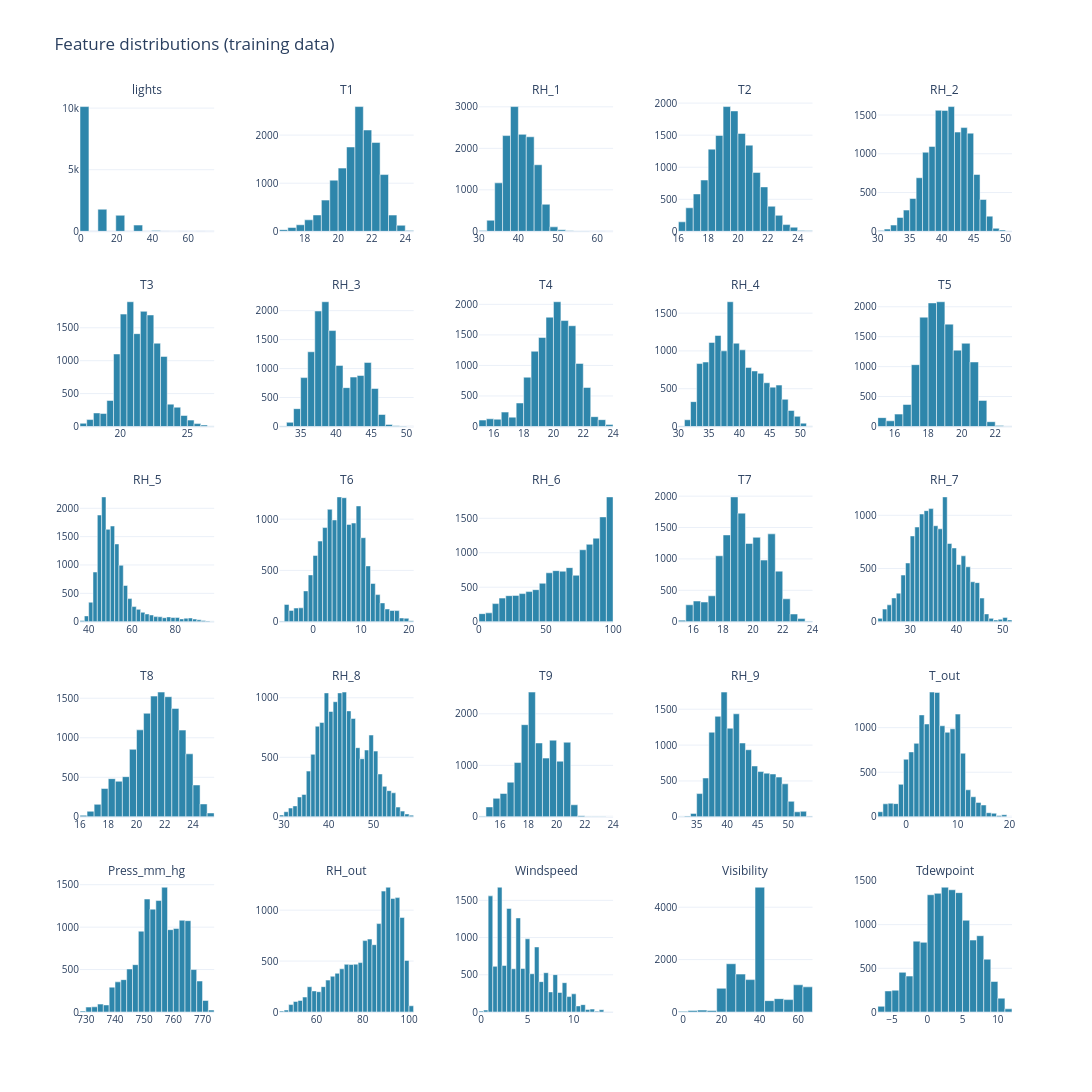

Notebook cell for this chart:
### Markdown cell above
#### B. Feature distributions

### Code cell
features = train_df.drop(columns=['date', 'Appliances', 'rv1', 'rv2'])

fig = px.histogram(features.melt(), x='value', facet_col='variable',
                   facet_col_wrap=5, nbins=30,
                   facet_col_spacing=0.07, facet_row_spacing=0.07,
                   width=1200, height=1300,
                   title='Feature distributions (training data)')
fig.update_traces(bingroup=None, marker_line_color='white', marker_line_width=0.5)
fig.update_xaxes(matches=None, showticklabels=True, title=None, tickfont_size=10)
fig.update_yaxes(matches=None, showticklabels=True, title=None, tickfont_size=10)
fig.for_each_annotation(lambda a: a.update(text=a.text.split('=')[-1]))
fig.update_layout(showlegend=False)
fig.show()

### Figure 1 — Plotly figure (JSON) as saved in the notebook; plotly's stock layout.template omitted (floating-point values rounded to 4 significant figures; data arrays with more than 128 entries replaced by an {"elided": "..."} marker saying what was removed)
{"data": [{"hovertemplate": "variable=lights<br>value=%{x}<br>count=%{y}<extra></extra>", "legendgroup": "", "marker": {"color": "#2E86AB", "line": {"color": "white", "width": 0.5}, "pattern": {"shape": ""}}, "name": "", "nbinsx": 30, "orientation": "v", "showlegend": false, "type": "histogram", "x": {"elided": "13814 float values"}, "xaxis": "x21", "yaxis": "y21"}, {"hovertemplate": "variable=T1<br>value=%{x}<br>count=%{y}<extra></extra>", "legendgroup": "", "marker": {"color": "#2E86AB", "line": {"color": "white", "width": 0.5}, "pattern": {"shape": ""}}, "name": "", "nbinsx": 30, "orientation": "v", "showlegend": false, "type": "histogram", "x": {"elided": "13814 float values"}, "xaxis": "x22", "yaxis": "y22"}, {"hovertemplate": "variable=RH_1<br>value=%{x}<br>count=%{y}<extra></extra>", "legendgroup": "", "marker": {"color": "#2E86AB", "line": {"color": "white", "width": 0.5}, "pattern": {"shape": ""}}, "name": "", "nbinsx": 30, "orientation": "v", "showlegend": false, "type": "histogram", "x": {"elided": "13814 float values"}, "xaxis": "x23", "yaxis": "y23"}, {"hovertemplate": "variable=T2<br>value=%{x}<br>count=%{y}<extra></extra>", "legendgroup": "", "marker": {"color": "#2E86AB", "line": {"color": "white", "width": 0.5}, "pattern": {"shape": ""}}, "name": "", "nbinsx": 30, "orientation": "v", "showlegend": false, "type": "histogram", "x": {"elided": "13814 float values"}, "xaxis": "x24", "yaxis": "y24"}, {"hovertemplate": "variable=RH_2<br>value=%{x}<br>count=%{y}<extra></extra>", "legendgroup": "", "marker": {"color": "#2E86AB", "line": {"color": "white", "width": 0.5}, "pattern": {"shape": ""}}, "name": "", "nbinsx": 30, "orientation": "v", "showlegend": false, "type": "histogram", "x": {"elided": "13814 float values"}, "xaxis": "x25", "yaxis": "y25"}, {"hovertemplate": "variable=T3<br>value=%{x}<br>count=%{y}<extra></extra>", "legendgroup": "", "marker": {"color": "#2E86AB", "line": {"color": "white", "width": 0.5}, "pattern": {"shape": ""}}, "name": "", "nbinsx": 30, "orientation": "v", "showlegend": false, "type": "histogram", "x": {"elided": "13814 float values"}, "xaxis": "x16", "yaxis": "y16"}, {"hovertemplate": "variable=RH_3<br>value=%{x}<br>count=%{y}<extra></extra>", "legendgroup": "", "marker": {"color": "#2E86AB", "line": {"color": "white", "width": 0.5}, "pattern": {"shape": ""}}, "name": "", "nbinsx": 30, "orientation": "v", "showlegend": false, "type": "histogram", "x": {"elided": "13814 float values"}, "xaxis": "x17", "yaxis": "y17"}, {"hovertemplate": "variable=T4<br>value=%{x}<br>count=%{y}<extra></extra>", "legendgroup": "", "marker": {"color": "#2E86AB", "line": {"color": "white", "width": 0.5}, "pattern": {"shape": ""}}, "name": "", "nbinsx": 30, "orientation": "v", "showlegend": false, "type": "histogram", "x": {"elided": "13814 float values"}, "xaxis": "x18", "yaxis": "y18"}, {"hovertemplate": "variable=RH_4<br>value=%{x}<br>count=%{y}<extra></extra>", "legendgroup": "", "marker": {"color": "#2E86AB", "line": {"color": "white", "width": 0.5}, "pattern": {"shape": ""}}, "name": "", "nbinsx": 30, "orientation": "v", "showlegend": false, "type": "histogram", "x": {"elided": "13814 float values"}, "xaxis": "x19", "yaxis": "y19"}, {"hovertemplate": "variable=T5<br>value=%{x}<br>count=%{y}<extra></extra>", "legendgroup": "", "marker": {"color": "#2E86AB", "line": {"color": "white", "width": 0.5}, "pattern": {"shape": ""}}, "name": "", "nbinsx": 30, "orientation": "v", "showlegend": false, "type": "histogram", "x": {"elided": "13814 float values"}, "xaxis": "x20", "yaxis": "y20"}, {"hovertemplate": "variable=RH_5<br>value=%{x}<br>count=%{y}<extra></extra>", "legendgroup": "", "marker": {"color": "#2E86AB", "line": {"color": "white", "width": 0.5}, "pattern": {"shape": ""}}, "name": "", "nbinsx": 30, "orientation": "v", "showlegend": false, "type": "histogram", "x": {"elided": "13814 float values"}, "xaxis": "x11", "yaxis": "y11"}, {"hovertemplate": "variable=T6<br>value=%{x}<br>count=%{y}<extra></extra>", "legendgroup": "", "marker": {"color": "#2E86AB", "line": {"color": "white", "width": 0.5}, "pattern": {"shape": ""}}, "name": "", "nbinsx": 30, "orientation": "v", "showlegend": false, "type": "histogram", "x": {"elided": "13814 float values"}, "xaxis": "x12", "yaxis": "y12"}, {"hovertemplate": "variable=RH_6<br>value=%{x}<br>count=%{y}<extra></extra>", "legendgroup": "", "marker": {"color": "#2E86AB", "line": {"color": "white", "width": 0.5}, "pattern": {"shape": ""}}, "name": "", "nbinsx": 30, "orientation": "v", "showlegend": false, "type": "histogram", "x": {"elided": "13814 float values"}, "xaxis": "x13", "yaxis": "y13"}, {"hovertemplate": "variable=T7<br>value=%{x}<br>count=%{y}<extra></extra>", "legendgroup": "", "marker": {"color": "#2E86AB", "line": {"color": "white", "width": 0.5}, "pattern": {"shape": ""}}, "name": "", "nbinsx": 30, "orientation": "v", "showlegend": false, "type": "histogram", "x": {"elided": "13814 float values"}, "xaxis": "x14", "yaxis": "y14"}, {"hovertemplate": "variable=RH_7<br>value=%{x}<br>count=%{y}<extra></extra>", "legendgroup": "", "marker": {"color": "#2E86AB", "line": {"color": "white", "width": 0.5}, "pattern": {"shape": ""}}, "name": "", "nbinsx": 30, "orientation": "v", "showlegend": false, "type": "histogram", "x": {"elided": "13814 float values"}, "xaxis": "x15", "yaxis": "y15"}, {"hovertemplate": "variable=T8<br>value=%{x}<br>count=%{y}<extra></extra>", "legendgroup": "", "marker": {"color": "#2E86AB", "line": {"color": "white", "width": 0.5}, "pattern": {"shape": ""}}, "name": "", "nbinsx": 30, "orientation": "v", "showlegend": false, "type": "histogram", "x": {"elided": "13814 float values"}, "xaxis": "x6", "yaxis": "y6"}, {"hovertemplate": "variable=RH_8<br>value=%{x}<br>count=%{y}<extra></extra>", "legendgroup": "", "marker": {"color": "#2E86AB", "line": {"color": "white", "width": 0.5}, "pattern": {"shape": ""}}, "name": "", "nbinsx": 30, "orientation": "v", "showlegend": false, "type": "histogram", "x": {"elided": "13814 float values"}, "xaxis": "x7", "yaxis": "y7"}, {"hovertemplate": "variable=T9<br>value=%{x}<br>count=%{y}<extra></extra>", "legendgroup": "", "marker": {"color": "#2E86AB", "line": {"color": "white", "width": 0.5}, "pattern": {"shape": ""}}, "name": "", "nbinsx": 30, "orientation": "v", "showlegend": false, "type": "histogram", "x": {"elided": "13814 float values"}, "xaxis": "x8", "yaxis": "y8"}, {"hovertemplate": "variable=RH_9<br>value=%{x}<br>count=%{y}<extra></extra>", "legendgroup": "", "marker": {"color": "#2E86AB", "line": {"color": "white", "width": 0.5}, "pattern": {"shape": ""}}, "name": "", "nbinsx": 30, "orientation": "v", "showlegend": false, "type": "histogram", "x": {"elided": "13814 float values"}, "xaxis": "x9", "yaxis": "y9"}, {"hovertemplate": "variable=T_out<br>value=%{x}<br>count=%{y}<extra></extra>", "legendgroup": "", "marker": {"color": "#2E86AB", "line": {"color": "white", "width": 0.5}, "pattern": {"shape": ""}}, "name": "", "nbinsx": 30, "orientation": "v", "showlegend": false, "type": "histogram", "x": {"elided": "13814 float values"}, "xaxis": "x10", "yaxis": "y10"}, {"hovertemplate": "variable=Press_mm_hg<br>value=%{x}<br>count=%{y}<extra></extra>", "legendgroup": "", "marker": {"color": "#2E86AB", "line": {"color": "white", "width": 0.5}, "pattern": {"shape": ""}}, "name": "", "nbinsx": 30, "orientation": "v", "showlegend": false, "type": "histogram", "x": {"elided": "13814 float values"}, "xaxis": "x", "yaxis": "y"}, {"hovertemplate": "variable=RH_out<br>value=%{x}<br>count=%{y}<extra></extra>", "legendgroup": "", "marker": {"color": "#2E86AB", "line": {"color": "white", "width": 0.5}, "pattern": {"shape": ""}}, "name": "", "nbinsx": 30, "orientation": "v", "showlegend": false, "type": "histogram", "x": {"elided": "13814 float values"}, "xaxis": "x2", "yaxis": "y2"}, {"hovertemplate": "variable=Windspeed<br>value=%{x}<br>count=%{y}<extra></extra>", "legendgroup": "", "marker": {"color": "#2E86AB", "line": {"color": "white", "width": 0.5}, "pattern": {"shape": ""}}, "name": "", "nbinsx": 30, "orientation": "v", "showlegend": false, "type": "histogram", "x": {"elided": "13814 float values"}, "xaxis": "x3", "yaxis": "y3"}, {"hovertemplate": "variable=Visibility<br>value=%{x}<br>count=%{y}<extra></extra>", "legendgroup": "", "marker": {"color": "#2E86AB", "line": {"color": "white", "width": 0.5}, "pattern": {"shape": ""}}, "name": "", "nbinsx": 30, "orientation": "v", "showlegend": false, "type": "histogram", "x": {"elided": "13814 float values"}, "xaxis": "x4", "yaxis": "y4"}, {"hovertemplate": "variable=Tdewpoint<br>value=%{x}<br>count=%{y}<extra></extra>", "legendgroup": "", "marker": {"color": "#2E86AB", "line": {"color": "white", "width": 0.5}, "pattern": {"shape": ""}}, "name": "", "nbinsx": 30, "orientation": "v", "showlegend": false, "type": "histogram", "x": {"elided": "13814 float values"}, "xaxis": "x5", "yaxis": "y5"}], "layout": {"annotations": [{"font": {}, "showarrow": false, "text": "Press_mm_hg", "x": 0.072, "xanchor": "center", "xref": "paper", "y": 0.144, "yanchor": "bottom", "yref": "paper"}, {"font": {}, "showarrow": false, "text": "RH_out", "x": 0.286, "xanchor": "center", "xref": "paper", "y": 0.144, "yanchor": "bottom", "yref": "paper"}, {"font": {}, "showarrow": false, "text": "Windspeed", "x": 0.5, "xanchor": "center", "xref": "paper", "y": 0.144, "yanchor": "bottom", "yref": "paper"}, {"font": {}, "showarrow": false, "text": "Visibility", "x": 0.714, "xanchor": "center", "xref": "paper", "y": 0.144, "yanchor": "bottom", "yref": "paper"}, {"font": {}, "showarrow": false, "text": "Tdewpoint", "x": 0.928, "xanchor": "center", "xref": "paper", "y": 0.144, "yanchor": "bottom", "yref": "paper"}, {"font": {}, "showarrow": false, "text": "T8", "x": 0.072, "xanchor": "center", "xref": "paper", "y": 0.358, "yanchor": "bottom", "yref": "paper"}, {"font": {}, "showarrow": false, "text": "RH_8", "x": 0.286, "xanchor": "center", "xref": "paper", "y": 0.358, "yanchor": "bottom", "yref": "paper"}, {"font": {}, "showarrow": false, "text": "T9", "x": 0.5, "xanchor": "center", "xref": "paper", "y": 0.358, "yanchor": "bottom", "yref": "paper"}, {"font": {}, "showarrow": false, "text": "RH_9", "x": 0.714, "xanchor": "center", "xref": "paper", "y": 0.358, "yanchor": "bottom", "yref": "paper"}, {"font": {}, "showarrow": false, "text": "T_out", "x": 0.928, "xanchor": "center", "xref": "paper", "y": 0.358, "yanchor": "bottom", "yref": "paper"}, {"font": {}, "showarrow": false, "text": "RH_5", "x": 0.072, "xanchor": "center", "xref": "paper", "y": 0.572, "yanchor": "bottom", "yref": "paper"}, {"font": {}, "showarrow": false, "text": "T6", "x": 0.286, "xanchor": "center", "xref": "paper", "y": 0.572, "yanchor": "bottom", "yref": "paper"}, {"font": {}, "showarrow": false, "text": "RH_6", "x": 0.5, "xanchor": "center", "xref": "paper", "y": 0.572, "yanchor": "bottom", "yref": "paper"}, {"font": {}, "showarrow": false, "text": "T7", "x": 0.714, "xanchor": "center", "xref": "paper", "y": 0.572, "yanchor": "bottom", "yref": "paper"}, {"font": {}, "showarrow": false, "text": "RH_7", "x": 0.928, "xanchor": "center", "xref": "paper", "y": 0.572, "yanchor": "bottom", "yref": "paper"}, {"font": {}, "showarrow": false, "text": "T3", "x": 0.072, "xanchor": "center", "xref": "paper", "y": 0.786, "yanchor": "bottom", "yref": "paper"}, {"font": {}, "showarrow": false, "text": "RH_3", "x": 0.286, "xanchor": "center", "xref": "paper", "y": 0.786, "yanchor": "bottom", "yref": "paper"}, {"font": {}, "showarrow": false, "text": "T4", "x": 0.5, "xanchor": "center", "xref": "paper", "y": 0.786, "yanchor": "bottom", "yref": "paper"}, {"font": {}, "showarrow": false, "text": "RH_4", "x": 0.714, "xanchor": "center", "xref": "paper", "y": 0.786, "yanchor": "bottom", "yref": "paper"}, {"font": {}, "showarrow": false, "text": "T5", "x": 0.928, "xanchor": "center", "xref": "paper", "y": 0.786, "yanchor": "bottom", "yref": "paper"}, {"font": {}, "showarrow": false, "text": "lights", "x": 0.072, "xanchor": "center", "xref": "paper", "y": 1, "yanchor": "bottom", "yref": "paper"}, {"font": {}, "showarrow": false, "text": "T1", "x": 0.286, "xanchor": "center", "xref": "paper", "y": 1, "yanchor": "bottom", "yref": "paper"}, {"font": {}, "showarrow": false, "text": "RH_1", "x": 0.5, "xanchor": "center", "xref": "paper", "y": 1, "yanchor": "bottom", "yref": "paper"}, {"font": {}, "showarrow": false, "text": "T2", "x": 0.714, "xanchor": "center", "xref": "paper", "y": 1, "yanchor": "bottom", "yref": "paper"}, {"font": {}, "showarrow": false, "text": "RH_2", "x": 0.928, "xanchor": "center", "xref": "paper", "y": 1, "yanchor": "bottom", "yref": "paper"}], "barmode": "relative", "height": 1300, "legend": {"tracegroupgap": 0}, "showlegend": false, "title": {"text": "Feature distributions (training data)"}, "width": 1200, "xaxis": {"anchor": "y", "domain": [0, 0.144], "showticklabels": true, "tickfont": {"size": 10}, "title": {}}, "xaxis10": {"anchor": "y10", "domain": [0.856, 1], "showticklabels": true, "tickfont": {"size": 10}, "title": {}}, "xaxis11": {"anchor": "y11", "domain": [0, 0.144], "showticklabels": true, "tickfont": {"size": 10}, "title": {}}, "xaxis12": {"anchor": "y12", "domain": [0.214, 0.358], "showticklabels": true, "tickfont": {"size": 10}, "title": {}}, "xaxis13": {"anchor": "y13", "domain": [0.428, 0.572], "showticklabels": true, "tickfont": {"size": 10}, "title": {}}, "xaxis14": {"anchor": "y14", "domain": [0.642, 0.786], "showticklabels": true, "tickfont": {"size": 10}, "title": {}}, "xaxis15": {"anchor": "y15", "domain": [0.856, 1], "showticklabels": true, "tickfont": {"size": 10}, "title": {}}, "xaxis16": {"anchor": "y16", "domain": [0, 0.144], "showticklabels": true, "tickfont": {"size": 10}, "title": {}}, "xaxis17": {"anchor": "y17", "domain": [0.214, 0.358], "showticklabels": true, "tickfont": {"size": 10}, "title": {}}, "xaxis18": {"anchor": "y18", "domain": [0.428, 0.572], "showticklabels": true, "tickfont": {"size": 10}, "title": {}}, "xaxis19": {"anchor": "y19", "domain": [0.642, 0.786], "showticklabels": true, "tickfont": {"size": 10}, "title": {}}, "xaxis2": {"anchor": "y2", "domain": [0.214, 0.358], "showticklabels": true, "tickfont": {"size": 10}, "title": {}}, "xaxis20": {"anchor": "y20", "domain": [0.856, 1], "showticklabels": true, "tickfont": {"size": 10}, "title": {}}, "xaxis21": {"anchor": "y21", "domain": [0, 0.144], "showticklabels": true, "tickfont": {"size": 10}, "title": {}}, "xaxis22": {"anchor": "y22", "domain": [0.214, 0.358], "showticklabels": true, "tickfont": {"size": 10}, "title": {}}, "xaxis23": {"anchor": "y23", "domain": [0.428, 0.572], "showticklabels": true, "tickfont": {"size": 10}, "title": {}}, "xaxis24": {"anchor": "y24", "domain": [0.642, 0.786], "showticklabels": true, "tickfont": {"size": 10}, "title": {}}, "xaxis25": {"anchor": "y25", "domain": [0.856, 1], "showticklabels": true, "tickfont": {"size": 10}, "title": {}}, "xaxis3": {"anchor": "y3", "domain": [0.428, 0.572], "showticklabels": true, "tickfont": {"size": 10}, "title": {}}, "xaxis4": {"anchor": "y4", "domain": [0.642, 0.786], "showticklabels": true, "tickfont": {"size": 10}, "title": {}}, "xaxis5": {"anchor": "y5", "domain": [0.856, 1], "showticklabels": true, "tickfont": {"size": 10}, "title": {}}, "xaxis6": {"anchor": "y6", "domain": [0, 0.144], "showticklabels": true, "tickfont": {"size": 10}, "title": {}}, "xaxis7": {"anchor": "y7", "domain": [0.214, 0.358], "showticklabels": true, "tickfont": {"size": 10}, "title": {}}, "xaxis8": {"anchor": "y8", "domain": [0.428, 0.572], "showticklabels": true, "tickfont": {"size": 10}, "title": {}}, "xaxis9": {"anchor": "y9", "domain": [0.642, 0.786], "showticklabels": true, "tickfont": {"size": 10}, "title": {}}, "yaxis": {"anchor": "x", "domain": [0, 0.144], "showticklabels": true, "tickfont": {"size": 10}, "title": {}}, "yaxis10": {"anchor": "x10", "domain": [0.214, 0.358], "showticklabels": true, "tickfont": {"size": 10}, "title": {}}, "yaxis11": {"anchor": "x11", "domain": [0.428, 0.572], "showticklabels": true, "tickfont": {"size": 10}, "title": {}}, "yaxis12": {"anchor": "x12", "domain": [0.428, 0.572], "showticklabels": true, "tickfont": {"size": 10}, "title": {}}, "yaxis13": {"anchor": "x13", "domain": [0.428, 0.572], "showticklabels": true, "tickfont": {"size": 10}, "title": {}}, "yaxis14": {"anchor": "x14", "domain": [0.428, 0.572], "showticklabels": true, "tickfont": {"size": 10}, "title": {}}, "yaxis15": {"anchor": "x15", "domain": [0.428, 0.572], "showticklabels": true, "tickfont": {"size": 10}, "title": {}}, "yaxis16": {"anchor": "x16", "domain": [0.642, 0.786], "showticklabels": true, "tickfont": {"size": 10}, "title": {}}, "yaxis17": {"anchor": "x17", "domain": [0.642, 0.786], "showticklabels": true, "tickfont": {"size": 10}, "title": {}}, "yaxis18": {"anchor": "x18", "domain": [0.642, 0.786], "showticklabels": true, "tickfont": {"size": 10}, "title": {}}, "yaxis19": {"anchor": "x19", "domain": [0.642, 0.786], "showticklabels": true, "tickfont": {"size": 10}, "title": {}}, "yaxis2": {"anchor": "x2", "domain": [0, 0.144], "showticklabels": true, "tickfont": {"size": 10}, "title": {}}, "yaxis20": {"anchor": "x20", "domain": [0.642, 0.786], "showticklabels": true, "tickfont": {"size": 10}, "title": {}}, "yaxis21": {"anchor": "x21", "domain": [0.856, 1], "showticklabels": true, "tickfont": {"size": 10}, "title": {}}, "yaxis22": {"anchor": "x22", "domain": [0.856, 1], "showticklabels": true, "tickfont": {"size": 10}, "title": {}}, "yaxis23": {"anchor": "x23", "domain": [0.856, 1], "showticklabels": true, "tickfont": {"size": 10}, "title": {}}, "yaxis24": {"anchor": "x24", "domain": [0.856, 1], "showticklabels": true, "tickfont": {"size": 10}, "title": {}}, "yaxis25": {"anchor": "x25", "domain": [0.856, 1], "showticklabels": true, "tickfont": {"size": 10}, "title": {}}, "yaxis3": {"anchor": "x3", "domain": [0, 0.144], "showticklabels": true, "tickfont": {"size": 10}, "title": {}}, "yaxis4": {"anchor": "x4", "domain": [0, 0.144], "showticklabels": true, "tickfont": {"size": 10}, "title": {}}, "yaxis5": {"anchor": "x5", "domain": [0, 0.144], "showticklabels": true, "tickfont": {"size": 10}, "title": {}}, "yaxis6": {"anchor": "x6", "domain": [0.214, 0.358], "showticklabels": true, "tickfont": {"size": 10}, "title": {}}, "yaxis7": {"anchor": "x7", "domain": [0.214, 0.358], "showticklabels": true, "tickfont": {"size": 10}, "title": {}}, "yaxis8": {"anchor": "x8", "domain": [0.214, 0.358], "showticklabels": true, "tickfont": {"size": 10}, "title": {}}, "yaxis9": {"anchor": "x9", "domain": [0.214, 0.358], "showticklabels": true, "tickfont": {"size": 10}, "title": {}}}}
